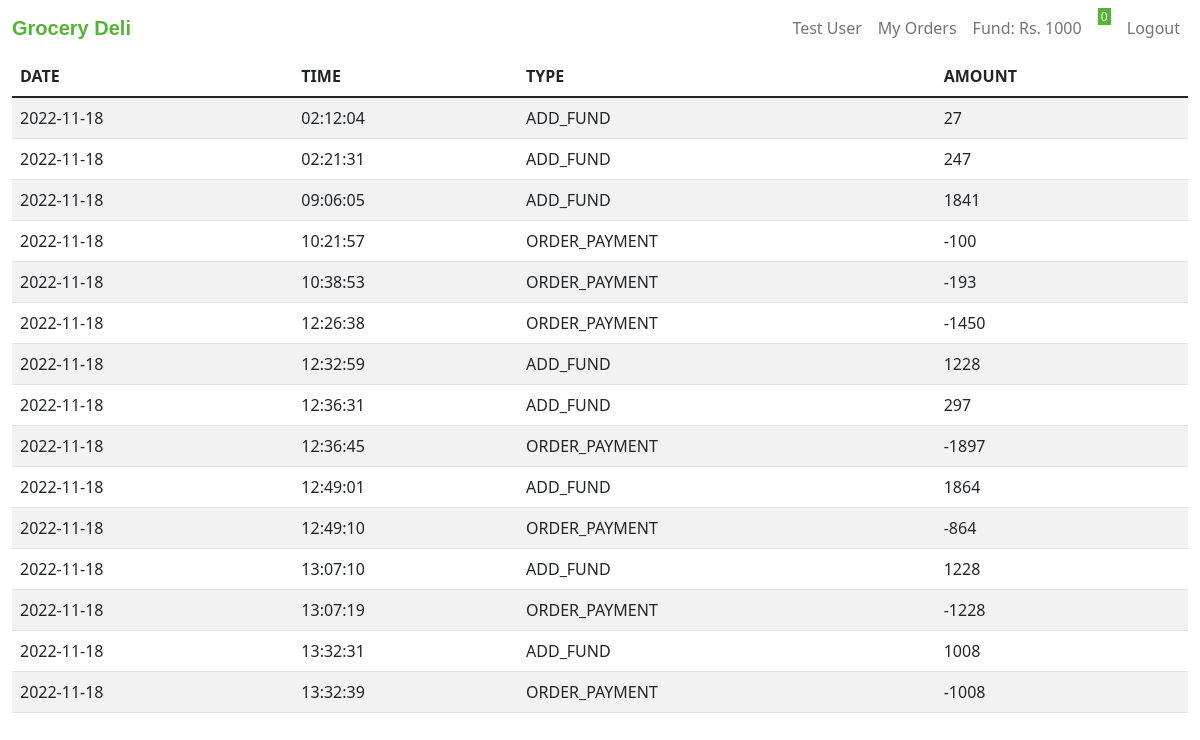
Before: /transactions (signed in) with the older database file.
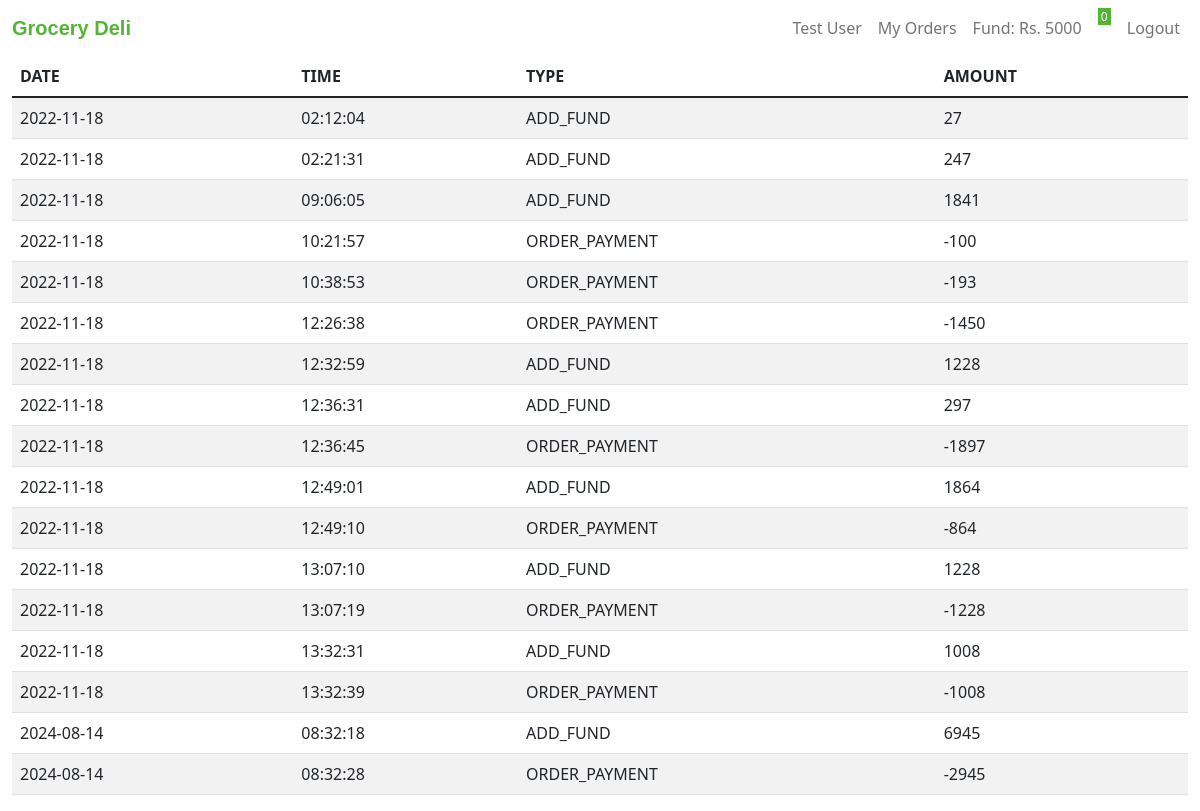
After: the same page with the newer database file.
### tables this page shows
CREATE TABLE users (user_id INTEGER PRIMARY KEY AUTOINCREMENT NOT NULL, name TEXT NOT NULL, email TEXT NOT NULL, phone INTEGER NOT NULL, hash TEXT NOT NULL, cash NUMERIC DEFAULT 0.00);

CREATE TABLE transactions(tran_id INTEGER PRIMARY KEY AUTOINCREMENT NOT NULL, user_id INTEGER NOT NULL, tran_type TEXT NOT NULL, amount NUMERIC NOT NULL, datetime TEXT NOT NULL, tran_status TEXT DEFAULT success);

### app.py (the view)
@app.route("/transactions")
@login_required
def transactions():
    user_id = session["user_id"]
    user_data = db.execute("SELECT * FROM users WHERE user_id = ?;", user_id)
    transactions = db.execute("SELECT * FROM transactions WHERE user_id = ?", user_id)
    for i in transactions:
        i["date"] = datetime.datetime.strptime(i["datetime"], '%Y-%m-%d %H:%M:%S').date()
        i["time"] = datetime.datetime.strptime(i["datetime"], '%Y-%m-%d %H:%M:%S').time()
    return render_template("transactions.html", transactions=transactions, user_data=user_data)

### app.py (called while the page is built)
@app.after_request
def after_request(response):
    response.headers["Cache-Control"] = "no-cache, no-store, must-revalidate"
    response.headers["Expires"] = 0
    response.headers["Pragma"] = "no-cache"
    return response

def login_required(f):
    @wraps(f)
    def decorated_function(*args, **kwargs):
        if session.get("user_id") is None:
            return redirect("/login")
        return f(*args, **kwargs)
    return decorated_function

### templates/transactions.html (shortened to what this page needs)
{% extends "layout.html" %}
{% block user %}
    {{ user_data[0]["name"] }}
{% endblock %}
{% block fund %}
    Fund: Rs. {{ user_data[0]["cash"] }}
{% endblock %}
{% block main %}
<table class="table table-striped">
    <thead>
        <tr>
            <th>DATE</th>
            <th>TIME</th>
            <th>TYPE</th>
            <th>AMOUNT</th>
        </tr>
    </thead>
    <tbody>
        {% for i in transactions %}
        <tr>
            <td>{{ i["date"] }}</td>
            <td>{{ i["time"] }}</td>
            <td>{{ i["tran_type"] }}</td>
            <td>{{ i["amount"] }}</td>
        </tr>
        {% endfor %}
    </tbody>
</table>
{% endblock %}

### templates/layout.html (shortened to what this page needs)
<!DOCTYPE html>
<html lang="en">
<head>
    <link href="https://cdn.jsdelivr.net/npm/bootstrap@5.1.3/dist/css/bootstrap.min.css" rel="stylesheet">
    <link href="/static/style.css" rel="stylesheet">
    <link href="https://cdn.jsdelivr.net/npm/bootstrap@5.1.3/dist/css/bootstrap.min.css" rel="stylesheet">
</head>
<body>
    <nav class="navbar navbar-expand-lg navbar-light" style="background-color: #ffffff;">
        <div class="container-fluid">
            <a class="navbar-brand" href="/" style="font-family: Helvetica; color:#54B435"><strong>Grocery Deli&nbsp&nbsp</strong><iconify-icon icon="game-icons:fruit-bowl" style="color: #54b435;" width="30" height="30"></iconify-icon></a>
            <div class="collapse navbar-collapse" id="navbarSupportedContent">
                {% if session["user_id"] %}
                    <ul class="navbar-nav ms-auto mb-2 mb-lg-0">
                        <li class="nav-item">
                            <a class="nav-link" href="/account">{% block user %}{% endblock %}</a>
                        </li>
                        <li class="nav-item">
                            <a class="nav-link" href="/orders">My Orders</a>
                        </li>
                        <li class="nav-item">
                            <a class="nav-link" aria-current="page" href="/add_fund">{% block fund %}{% endblock %}</a>
                        </li>
                        <li class="nav-item">
                            <a class="nav-link py-0 gy-0" aria-current="page" href="/cart">
                                <span class="py-0 gy-0"style="vertical-align:top;text-decoration: none; font-size:.75rem; background-color: #54B435 ; color: #ffffff;">&nbsp{{cart|length}}&nbsp</span>
                            </a>
                        </li>
                        <li class="nav-item">
                            <a class="nav-link" href="/logout">Logout</a>
                        </li>
                    </ul>
                {% endif %}
            </div>
        </div>
    </nav>
    <main class="container-fluid">
        {% block main %}{% endblock %}
    </main>
</body>
</html>

Changed rows visible on the page:
changed users "Test User": cash "1000" → "5000"
added transactions: date "2024-08-14", time "08:32:18", tran_type "ADD_FUND", amount "6945"
added transactions: date "2024-08-14", time "08:32:28", tran_type "ORDER_PAYMENT", amount "-2945"
